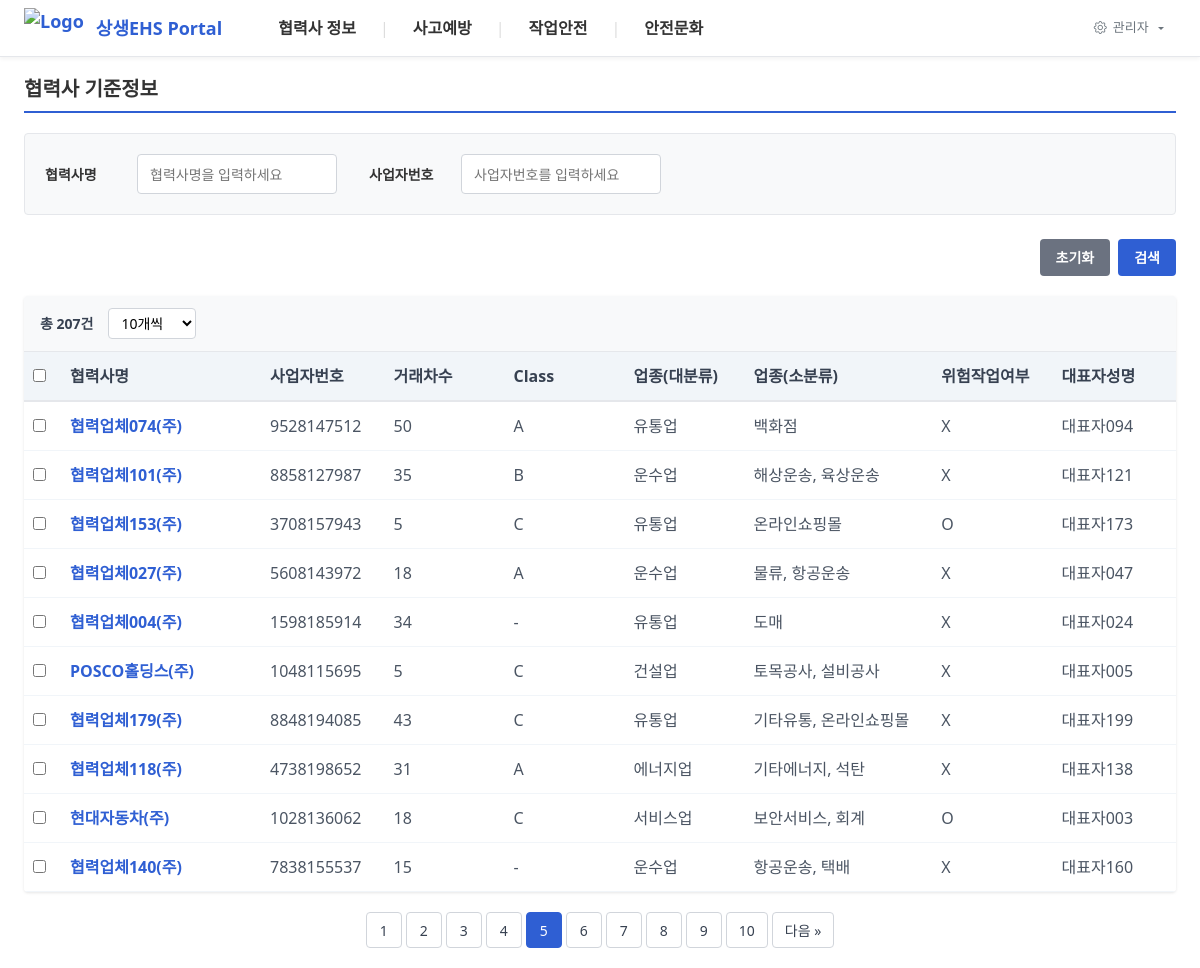
The app's page /partner-standards?page=5 with its own data.
### tables this page shows
CREATE TABLE partner_standards_column_config (
                id INTEGER PRIMARY KEY AUTOINCREMENT,
                column_key TEXT UNIQUE NOT NULL,
                column_name TEXT NOT NULL,
                column_type TEXT DEFAULT 'text',
                column_order INTEGER DEFAULT 0,
                is_active INTEGER DEFAULT 1,
                is_required INTEGER DEFAULT 0,
                dropdown_options TEXT,  -- JSON 형식
                dropdown_values TEXT,   -- 레거시 호환
                table_name TEXT,        -- 참조 테이블
                table_type TEXT,        -- dynamic/static
                created_at TIMESTAMP DEFAULT CURRENT_TIMESTAMP,
                updated_at TIMESTAMP DEFAULT CURRENT_TIMESTAMP
            , tab TEXT, is_deleted INTEGER DEFAULT 0);

CREATE TABLE partners_cache (
                    business_number TEXT PRIMARY KEY,
                    company_name TEXT NOT NULL,
                    partner_class TEXT,
                    business_type_major TEXT,
                    business_type_minor TEXT,
                    hazard_work_flag TEXT,
                    representative TEXT,
                    address TEXT,
                    average_age INTEGER,
                    annual_revenue BIGINT,
                    transaction_count TEXT,
                    permanent_workers INTEGER,
                    synced_at DATETIME DEFAULT CURRENT_TIMESTAMP,
                    is_deleted INTEGER DEFAULT 0
                );

### app.py (the view)
@app.route("/partner-standards")
def partner_standards_route():
    return partner_standards()

### app.py (called while the page is built)
def get_db_connection(timeout=10.0):
    conn = sqlite3.connect(db_config.local_db_path, timeout=timeout)
    cursor = conn.cursor()
    cursor.execute("PRAGMA journal_mode=WAL")
    cursor.execute("PRAGMA busy_timeout=5000")
    cursor.execute("PRAGMA synchronous=NORMAL")
    return conn

@app.after_request
def add_header(response):
    response.headers['Cache-Control'] = 'no-cache, no-store, must-revalidate'
    response.headers['Pragma'] = 'no-cache'
    response.headers['Expires'] = '0'
    return response

### templates/partner-standards.html (shortened to what this page needs)
{% extends "base.html" %}
{% from 'includes/table_controls.html' import render_table_controls %}
{% from 'includes/search_controls.html' import render_search_section, render_search_buttons %}
{% block content %}
<div class="page-header">
    <h2 class="page-title">협력사 기준정보</h2>
</div>
<div class="search-section">
    <form method="GET" class="search-form">
        <div class="search-fields">
            <div class="search-group">
                <label>협력사명</label>
                <input type="text" name="company_name" value="{{ request.args.get('company_name', '') }}" placeholder="협력사명을 입력하세요">
            </div>
            <div class="search-group">
                <label>사업자번호</label>
                <input type="text" name="business_number" value="{{ request.args.get('business_number', '') }}" placeholder="사업자번호를 입력하세요">
            </div>
        </div>
    </form>
</div>
<div class="search-buttons-section">
    {{ render_search_buttons() }}
</div>
<div class="table-section">
    {{ render_table_controls(total_count, show_excel=False, show_register=False) }}
    <div class="table-wrapper">
        <table class="data-table">
            <thead>
                <tr>
                    <th class="checkbox-column">
                        <input type="checkbox" id="selectAll" onchange="toggleSelectAll(this)">
                    </th>
                    {% for column in dynamic_columns %}
                        {% if column.table_display %}
                            <th {% if column.key == 'company_name' %}class="fixed-col"{% endif %}>{{ column.name }}</th>
                        {% endif %}
                    {% endfor %}
                </tr>
            </thead>
            <tbody>
                {% for partner in partners %}
                <tr>
                    <td class="checkbox-column">
                        <input type="checkbox" class="row-checkbox" value="{{ partner.business_number }}" onchange="updateDeleteButton()">
                    </td>
                    {% for column in dynamic_columns %}
                        {% if column.table_display %}
                            <td {% if column.key == 'company_name' %}class="fixed-col"{% endif %}>
                                {% if column.key == 'company_name' %}
                                    <a href="javascript:void(0)" class="company-link" onclick="openPartnerModal('{{ partner.business_number }}')">{{ partner[column.key] or '-' }}</a>
                                {% elif column.key == 'hazard_work_flag' %}
                                    {{ 'O' if partner[column.key] == 'O' else 'X' }}
                                {% elif column.key == 'annual_revenue' %}
                                    {{ "{:,}".format(partner[column.key] // 100000) if partner[column.key] else '-' }}억원
                                {% elif column.key == 'permanent_workers' %}
                                    {{ partner[column.key] if partner[column.key] else '-' }}명
                                {% elif column.key == 'average_age' %}
                                    {{ partner[column.key] if partner[column.key] else '-' }}
                                {% else %}
                                    {{ partner[column.key] or '-' }}
                                {% endif %}
                            </td>
                        {% endif %}
                    {% endfor %}
                </tr>
                {% else %}
                <tr>
                    <td colspan="{{ dynamic_columns|length + 1 }}" class="no-data">검색 결과가 없습니다.</td>
                </tr>
                {% endfor %}
            </tbody>
        </table>
    </div>
</div>
{% if pagination.pages > 1 %}
<div class="pagination-section">
    <div class="pagination">
        {% set search_params = {} %}
        {% for key, value in request.args.items() %}
            {% if key != 'page' %}
                {% set _ = search_params.update({key: value}) %}
            {% endif %}
        {% endfor %}
        {% set window_info = pagination.get_window_info() %}
        {% for page in pagination.iter_pages() %}
            {% if page != pagination.page %}
                <a href="{{ url_for('page_view', url='partner-standards', page=page, **search_params) }}" class="page-btn">{{ page }}</a>
            {% else %}
                <span class="page-btn active">{{ page }}</span>
            {% endif %}
        {% endfor %}
        {% if window_info.has_next_window %}
            <a href="{{ url_for('page_view', url='partner-standards', page=window_info.next_window_start, **search_params) }}" class="page-btn">다음 &raquo;</a>
        {% endif %}
    </div>
</div>
{% endif %}
{% endblock %}

### templates/base.html (style rules this page uses)
html, body { overflow-x: hidden; width: 100%; max-width: 100vw; }

### templates/partner-standards.html (style rules this page uses)
.page-header { background: #fff; margin-bottom: 20px; padding-bottom: 10px; border-bottom: 2px solid #2f5fd3; }
.page-title { color: #333; font-size: 20px; font-weight: 700; margin: 0; }
.search-section { background: #f8f9fa; padding: 20px; margin-bottom: 20px; border-radius: 4px; border: 1px solid #e5e7eb; }
.search-form { width: 100%; }
.search-fields { display: flex; gap: 32px; flex-wrap: wrap; }
.search-group { display: flex; align-items: center; gap: 12px; flex: 0 0 auto; }
.search-group label { font-weight: 600; color: #333; font-size: 14px; white-space: nowrap; width: 80px; flex-shrink: 0; text-align: left; }
.search-group input[type="text"], .search-group input[type="date"], .search-group input[type="number"] { height: 40px; border: 1px solid #d1d5db; border-radius: 4px; font-size: 14px; box-sizing: border-box; width: 200px; padding: 0 12px; }
.search-buttons-section { margin-bottom: 20px; padding: 0; }
.table-section { background: white; border-radius: 4px; overflow: hidden; box-shadow: 0 1px 3px rgba(0, 0, 0, 0.1); }
.table-wrapper { overflow-x: auto; max-height: 70vh; position: relative; }
.data-table { width: 100%; border-collapse: collapse; background: white; min-width: 1200px; }
.data-table th { background: #f8f9fa; color: #333; font-weight: 600; text-align: left; padding: 12px 8px; border-bottom: 2px solid #e5e7eb; position: sticky; top: 0; z-index: 10; white-space: nowrap; }
.data-table td { padding: 12px 8px; border-bottom: 1px solid #f1f3f4; color: #333; word-wrap: break-word; }
.fixed-col { position: sticky; left: 0; background: white; z-index: 5; box-shadow: 2px 0 4px rgba(0, 0, 0, 0.1); min-width: 150px; }
.data-table th.fixed-col { z-index: 15; background: #f8f9fa; }
.company-link { color: #2f5fd3; text-decoration: none; font-weight: 500; }
.checkbox-column { width: 30px !important; min-width: 30px !important; max-width: 30px !important; padding: 4px !important; text-align: center !important; }
.pagination-section { display: flex; justify-content: center; margin-top: 32px; }
.pagination { display: flex; gap: 4px; align-items: center; }
.page-btn { display: inline-flex; align-items: center; justify-content: center; min-width: 36px; height: 36px; padding: 0 8px; border: 1px solid #d1d5db; background: white; color: #374151; text-decoration: none; border-radius: 4px; font-size: 14px; transition: all 0.2s; }
.page-btn.active { background: #2f5fd3; border-color: #2f5fd3; color: white; }
.page-header { margin-bottom: 20px; padding-bottom: 10px; border-bottom: 2px solid #2f5fd3; }
.page-title { font-size: 20px; font-weight: 700; color: #333; margin: 0; }
.search-group input[type="text"], .search-group input[type="number"], .filter-select input[type="text"] { height: 40px; border: 1px solid #d1d5db; border-radius: 4px; font-size: 14px; box-sizing: border-box; }
.search-group input[type="text"]:not(.filter-select input) { width: 200px; padding: 0 12px; }
.search-buttons-section { margin-bottom: 20px; }
.table-section { background: white; border-radius: 4px; overflow: hidden; box-shadow: 0 1px 3px rgba(0,0,0,0.1); }
.table-wrapper { overflow-x: auto; position: relative; }
.data-table { width: max-content; min-width: 100%; border-collapse: collapse; }
.data-table th { background: #f1f5f9; padding: 12px 16px; text-align: left; font-weight: 600; color: #374151; border-bottom: 2px solid #e5e7eb; white-space: nowrap; min-width: 120px; }
.data-table th.fixed-col { position: sticky; left: 0; z-index: 2; background: #f1f5f9; box-shadow: 2px 0 4px rgba(0,0,0,0.05); min-width: 200px; }
.data-table td { padding: 12px 16px; border-bottom: 1px solid #f1f5f9; color: #4b5563; white-space: nowrap; min-width: 120px; }
.data-table td.fixed-col { position: sticky; left: 0; z-index: 1; background: white; box-shadow: 2px 0 4px rgba(0,0,0,0.05); min-width: 200px; }
.company-link { color: #2f5fd3; text-decoration: none; font-weight: 600; }
.pagination-section { margin-top: 20px; display: flex; justify-content: center; }
.pagination { display: flex; gap: 4px; }
.page-btn { padding: 8px 12px; border: 1px solid #d1d5db; background: white; color: #374151; text-decoration: none; border-radius: 4px; font-size: 14px; }
.page-btn.active { background: #2f5fd3; color: white; border-color: #2f5fd3; }

### records on screen
partner_standards_column_config: name "협력사명", column_key.company_name "협력업체074(주)", column_key.company_name "협력업체101(주)", column_key.company_name "협력업체153(주)", column_key.company_name "협력업체027(주)", column_key.company_name "협력업체004(주)", column_key.company_name "POSCO홀딩스(주)", column_key.company_name "협력업체179(주)", column_key.company_name "협력업체118(주)", column_key.company_name "현대자동차(주)", column_key.company_name "협력업체140(주)"
partner_standards_column_config: name "사업자번호", column_key.business_number "9528147512", column_key.business_number "8858127987", column_key.business_number "3708157943", column_key.business_number "5608143972", column_key.business_number "1598185914", column_key.business_number "1048115695", column_key.business_number "8848194085", column_key.business_number "4738198652", column_key.business_number "1028136062", column_key.business_number "7838155537"
partner_standards_column_config: name "거래차수", column_key.transaction_count "50", column_key.transaction_count "35", column_key.transaction_count "5", column_key.transaction_count "18", column_key.transaction_count "34", column_key.transaction_count "43", column_key.transaction_count "31", column_key.transaction_count "15"
partner_standards_column_config: name "Class", column_key.partner_class "A", column_key.partner_class "B", column_key.partner_class "C", column_key.partner_class "-"
partner_standards_column_config: name "업종(대분류)", column_key.business_type_major "유통업", column_key.business_type_major "운수업", column_key.business_type_major "건설업", column_key.business_type_major "에너지업", column_key.business_type_major "서비스업"
partner_standards_column_config: name "업종(소분류)", column_key.business_type_minor "백화점", column_key.business_type_minor "해상운송, 육상운송", column_key.business_type_minor "온라인쇼핑몰", column_key.business_type_minor "물류, 항공운송", column_key.business_type_minor "도매", column_key.business_type_minor "토목공사, 설비공사", column_key.business_type_minor "기타유통, 온라인쇼핑몰", column_key.business_type_minor "기타에너지, 석탄", column_key.business_type_minor "보안서비스, 회계", column_key.business_type_minor "항공운송, 택배"
partner_standards_column_config: name "위험작업여부", column_key.hazard_work_flag "X", column_key.hazard_work_flag "O"
partner_standards_column_config: name "대표자성명", column_key.representative "대표자094", column_key.representative "대표자121", column_key.representative "대표자173", column_key.representative "대표자047", column_key.representative "대표자024", column_key.representative "대표자005", column_key.representative "대표자199", column_key.representative "대표자138", column_key.representative "대표자003", column_key.representative "대표자160"

### other values on screen
{{ m.title }} "협력사 정보" "사고예방" "작업안전" "안전문화"
{{ total_count }} "207"
{{ page }} "1" "2" "3" "4" "6" "7" "8" "9" "10"
{{ page }} "5"
